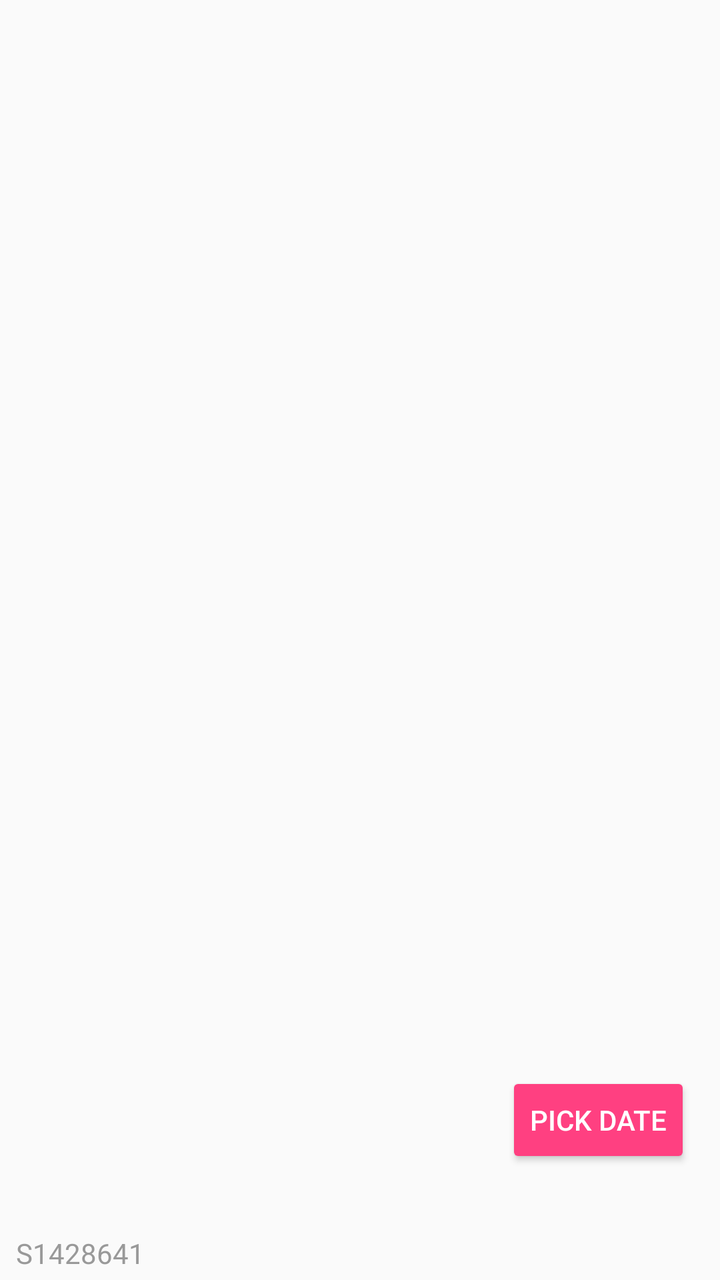
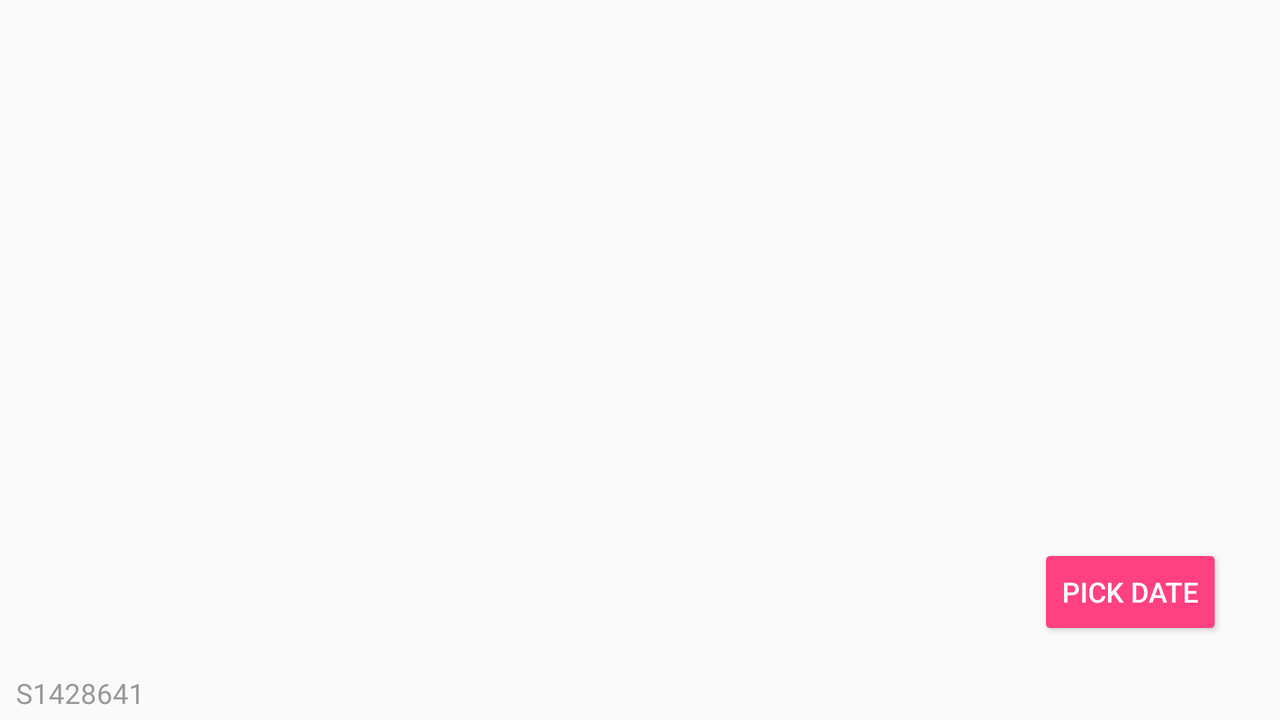

First picture: res/layout/ on a phone held upright. Second picture: the repository's own variant of that layout, on a device whose configuration matches the variant's folder. Source for both follows.
<!-- AndroidManifest.xml: application theme AppTheme -->
<!-- res/layout/content_planned.xml -->
<?xml version="1.0" encoding="utf-8"?>
<android.support.constraint.ConstraintLayout xmlns:android="http://schemas.android.com/apk/res/android"
    xmlns:app="http://schemas.android.com/apk/res-auto"
    xmlns:tools="http://schemas.android.com/tools"
    android:layout_width="match_parent"
    android:layout_height="match_parent"
    app:layout_behavior="@string/appbar_scrolling_view_behavior"
    tools:context="eu.pendual.mpdcoursework.PlannedActivity"
    tools:showIn="@layout/activity_planned">

    <TextView
        android:id="@+id/matricNum6"
        android:layout_width="wrap_content"
        android:layout_height="wrap_content"
        android:layout_marginBottom="4dp"
        android:layout_marginEnd="8dp"
        android:layout_marginStart="8dp"
        android:text="@string/matricNumber"
        android:textColor="@color/year"
        app:layout_constraintBottom_toBottomOf="parent"
        app:layout_constraintEnd_toEndOf="parent"
        app:layout_constraintHorizontal_bias="0.0"
        app:layout_constraintStart_toStartOf="parent" />

    <Button
        android:id="@+id/pickDateButton"
        style="@style/Widget.AppCompat.Button.Colored"
        android:layout_width="wrap_content"
        android:layout_height="wrap_content"
        android:layout_marginEnd="8dp"
        android:layout_marginStart="8dp"
        android:layout_marginTop="536dp"
        android:text="Pick Date"
        app:layout_constraintEnd_toEndOf="parent"
        app:layout_constraintHorizontal_bias="0.973"
        app:layout_constraintStart_toStartOf="parent"
        app:layout_constraintTop_toTopOf="parent" />

    <android.support.v7.widget.RecyclerView
        android:id="@+id/plannedRecycler"
        android:layout_width="400dp"
        android:layout_height="wrap_content"
        android:layout_marginBottom="8dp"
        android:layout_marginEnd="8dp"
        android:layout_marginStart="8dp"
        android:layout_marginTop="8dp"
        app:layout_constraintBottom_toBottomOf="parent"
        app:layout_constraintEnd_toEndOf="parent"
        app:layout_constraintHorizontal_bias="0.498"
        app:layout_constraintStart_toStartOf="parent"
        app:layout_constraintTop_toTopOf="parent"
        app:layout_constraintVertical_bias="0.498" />
</android.support.constraint.ConstraintLayout>
<!-- res/layout/activity_planned.xml (included above) -->
<?xml version="1.0" encoding="utf-8"?>
<android.support.design.widget.CoordinatorLayout xmlns:android="http://schemas.android.com/apk/res/android"
    xmlns:app="http://schemas.android.com/apk/res-auto"
    xmlns:tools="http://schemas.android.com/tools"
    android:layout_width="match_parent"
    android:layout_height="match_parent"
    tools:context="eu.pendual.mpdcoursework.PlannedActivity">

    <android.support.design.widget.AppBarLayout
        android:layout_width="match_parent"
        android:layout_height="wrap_content"
        android:theme="@style/AppTheme.AppBarOverlay">

        <android.support.v7.widget.Toolbar
            android:id="@+id/toolbar"
            android:layout_width="match_parent"
            android:layout_height="?attr/actionBarSize"
            android:background="?attr/colorPrimary"
            app:popupTheme="@style/AppTheme.PopupOverlay" />

    </android.support.design.widget.AppBarLayout>

    <include layout="@layout/content_planned" />

    <android.support.design.widget.FloatingActionButton
        android:id="@+id/fab"
        android:layout_width="wrap_content"
        android:layout_height="wrap_content"
        android:layout_gravity="bottom|end"
        android:layout_margin="@dimen/fab_margin"
        app:srcCompat="@android:drawable/ic_dialog_email" />

</android.support.design.widget.CoordinatorLayout>
<!-- resources referenced by this layout -->
<resources>
  <color name="year">#999999</color>
  <dimen name="fab_margin">16dp</dimen>
  <string name="matricNumber">S1428641</string>
  <style name="AppTheme.AppBarOverlay" parent="ThemeOverlay.AppCompat.Dark.ActionBar" />
  <style name="AppTheme.PopupOverlay" parent="ThemeOverlay.AppCompat.Light" />
  <style name="AppTheme" parent="Theme.AppCompat.Light.DarkActionBar">
          
          <item name="colorPrimary">@color/colorPrimary</item>
          <item name="colorPrimaryDark">@color/colorPrimaryDark</item>
          <item name="colorAccent">@color/colorAccent</item>
      </style>
  <color name="colorPrimary">#3F51B5</color>
  <color name="colorPrimaryDark">#303F9F</color>
  <color name="colorAccent">#FF4081</color>
</resources>
<!-- res/layout-land/content_planned.xml (the repository's variant of the layout above) -->
<!-- drawn on the phone turned sideways -->
<?xml version="1.0" encoding="utf-8"?>
<android.support.constraint.ConstraintLayout xmlns:android="http://schemas.android.com/apk/res/android"
    xmlns:app="http://schemas.android.com/apk/res-auto"
    xmlns:tools="http://schemas.android.com/tools"
    android:layout_width="match_parent"
    android:layout_height="match_parent"
    app:layout_behavior="@string/appbar_scrolling_view_behavior"
    tools:context="eu.pendual.mpdcoursework.PlannedActivity"
    tools:showIn="@layout/activity_planned">

    <TextView
        android:id="@+id/matricNum7"
        android:layout_width="wrap_content"
        android:layout_height="wrap_content"
        android:layout_marginBottom="4dp"
        android:layout_marginEnd="8dp"
        android:layout_marginStart="8dp"
        android:text="@string/matricNumber"
        android:textColor="@color/year"
        app:layout_constraintBottom_toBottomOf="parent"
        app:layout_constraintEnd_toEndOf="parent"
        app:layout_constraintHorizontal_bias="0.0"
        app:layout_constraintStart_toStartOf="parent" />

    <android.support.v7.widget.RecyclerView
        android:id="@+id/plannedRecycler"
        android:layout_width="wrap_content"
        android:layout_height="wrap_content"
        android:layout_marginBottom="8dp"
        android:layout_marginEnd="8dp"
        android:layout_marginStart="8dp"
        android:layout_marginTop="8dp"
        app:layout_constraintBottom_toBottomOf="parent"
        app:layout_constraintEnd_toEndOf="parent"
        app:layout_constraintStart_toStartOf="parent"
        app:layout_constraintTop_toTopOf="parent" />

    <Button
        android:id="@+id/pickDateButton"
        style="@style/Widget.AppCompat.Button.Colored"
        android:layout_width="wrap_content"
        android:layout_height="wrap_content"
        android:layout_marginEnd="8dp"
        android:layout_marginStart="8dp"
        android:layout_marginTop="272dp"
        android:text="Pick Date"
        app:layout_constraintEnd_toEndOf="parent"
        app:layout_constraintHorizontal_bias="0.961"
        app:layout_constraintStart_toStartOf="parent"
        app:layout_constraintTop_toTopOf="parent" />
</android.support.constraint.ConstraintLayout>
<!-- res/layout/content_planned.xml (included above) -->
<?xml version="1.0" encoding="utf-8"?>
<android.support.constraint.ConstraintLayout xmlns:android="http://schemas.android.com/apk/res/android"
    xmlns:app="http://schemas.android.com/apk/res-auto"
    xmlns:tools="http://schemas.android.com/tools"
    android:layout_width="match_parent"
    android:layout_height="match_parent"
    app:layout_behavior="@string/appbar_scrolling_view_behavior"
    tools:context="eu.pendual.mpdcoursework.PlannedActivity"
    tools:showIn="@layout/activity_planned">

    <TextView
        android:id="@+id/matricNum6"
        android:layout_width="wrap_content"
        android:layout_height="wrap_content"
        android:layout_marginBottom="4dp"
        android:layout_marginEnd="8dp"
        android:layout_marginStart="8dp"
        android:text="@string/matricNumber"
        android:textColor="@color/year"
        app:layout_constraintBottom_toBottomOf="parent"
        app:layout_constraintEnd_toEndOf="parent"
        app:layout_constraintHorizontal_bias="0.0"
        app:layout_constraintStart_toStartOf="parent" />

    <Button
        android:id="@+id/pickDateButton"
        style="@style/Widget.AppCompat.Button.Colored"
        android:layout_width="wrap_content"
        android:layout_height="wrap_content"
        android:layout_marginEnd="8dp"
        android:layout_marginStart="8dp"
        android:layout_marginTop="536dp"
        android:text="Pick Date"
        app:layout_constraintEnd_toEndOf="parent"
        app:layout_constraintHorizontal_bias="0.973"
        app:layout_constraintStart_toStartOf="parent"
        app:layout_constraintTop_toTopOf="parent" />

    <android.support.v7.widget.RecyclerView
        android:id="@+id/plannedRecycler"
        android:layout_width="400dp"
        android:layout_height="wrap_content"
        android:layout_marginBottom="8dp"
        android:layout_marginEnd="8dp"
        android:layout_marginStart="8dp"
        android:layout_marginTop="8dp"
        app:layout_constraintBottom_toBottomOf="parent"
        app:layout_constraintEnd_toEndOf="parent"
        app:layout_constraintHorizontal_bias="0.498"
        app:layout_constraintStart_toStartOf="parent"
        app:layout_constraintTop_toTopOf="parent"
        app:layout_constraintVertical_bias="0.498" />
</android.support.constraint.ConstraintLayout>
